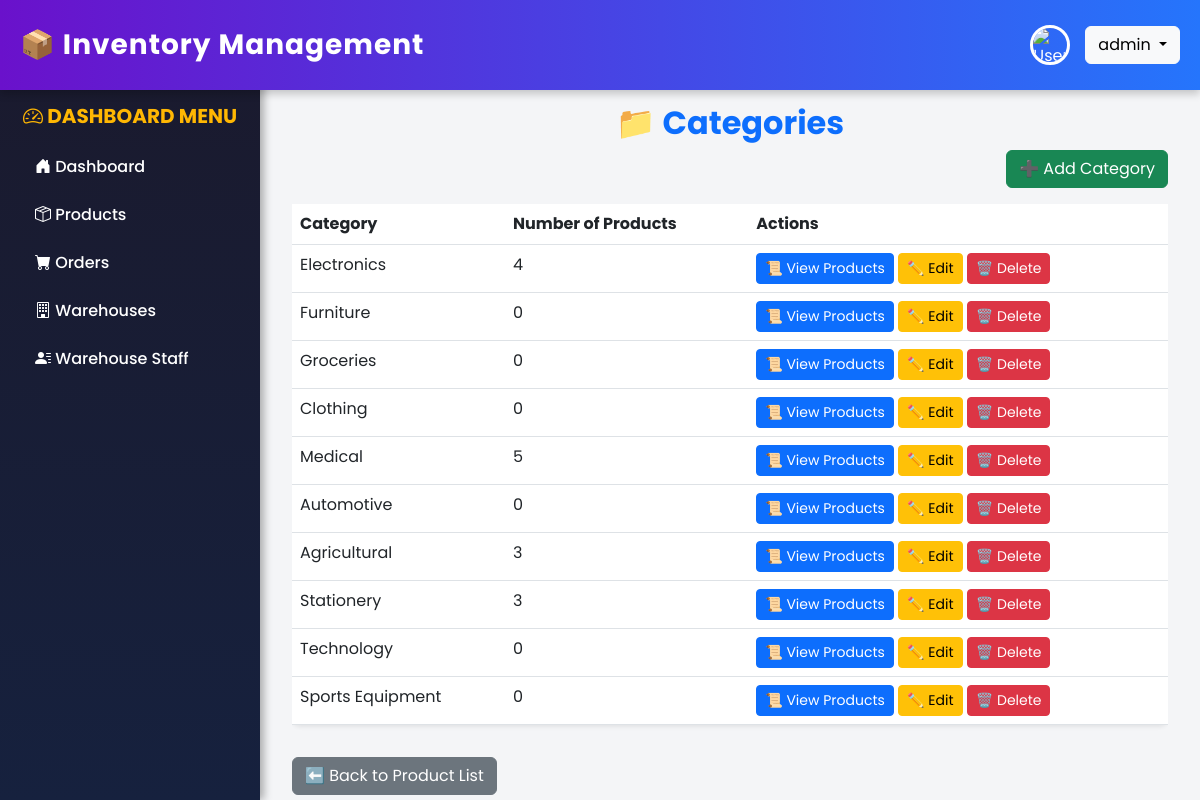
Page /categories/ (signed in) on the committed database.
### inventory/models.py (models this page shows, shortened)
class Category(models.Model):
    name = models.CharField(max_length=255, unique=True)

### inventory/views.py (the view)
# urls.py: path("categories/", views.category_list, name="category_list"),
def category_list(request):
    categories = Category.objects.annotate(product_count=Count("product"))
    return render(request, "inventory/category/category_list.html", {"categories": categories})

### inventory/templates/inventory/category/category_list.html
{% extends 'inventory/base.html' %} {% block content %}
<div class="container">
  <h2 class="mt-4 fw-bold text-primary text-center">📁 Categories</h2>
  <div class="d-flex justify-content-end mb-3">
    <a href="{% url 'inventory:add_category' %}" class="btn btn-success">
      ➕ Add Category
    </a>
  </div>
  <div class="table-responsive">
    <table class="table table-hover shadow-sm rounded-3">
      <thead
        class="text-white"
        style="background: linear-gradient(135deg, #6a11cb, #2575fc)"
      >
        <tr>
          <th>Category</th>
          <th>Number of Products</th>
          <th>Actions</th>
        </tr>
      </thead>
      <tbody>
        {% for category in categories %}
        <tr>
          <td>{{ category.name }}</td>
          <td>{{ category.product_count }}</td>
          <td>
            <a
              href="{% url 'inventory:category_products' category.id %}"
              class="btn btn-primary btn-sm"
            >
              📜 View Products
            </a>
            <a
              href="{% url 'inventory:edit_category' category.id %}"
              class="btn btn-warning btn-sm"
            >
              ✏️ Edit
            </a>
            <a
              href="{% url 'inventory:delete_category' category.id %}"
              class="btn btn-danger btn-sm"
            >
              🗑️ Delete
            </a>
          </td>
        </tr>
        {% empty %}
        <tr>
          <td colspan="3" class="text-center">No categories available.</td>
        </tr>
        {% endfor %}
      </tbody>
    </table>
  </div>
  <a href="{% url 'inventory:product_list' %}" class="btn btn-secondary mt-3">
    ⬅️ Back to Product List
  </a>
</div>
{% endblock %}

### inventory/templates/inventory/base.html (style rules this page uses)
body { font-family: "Poppins", sans-serif; display: flex; flex-direction: column; height: 100vh; overflow-x: hidden; background-color: #f4f5f7; }

### rows in the picture
Category: name "Electronics", product_count "4"
Category: name "Furniture", product_count "0"
Category: name "Groceries", product_count "0"
Category: name "Clothing", product_count "0"
Category: name "Medical", product_count "5"
Category: name "Automotive", product_count "0"
Category: name "Agricultural", product_count "3"
Category: name "Stationery", product_count "3"
Category: name "Technology", product_count "0"
Category: name "Sports Equipment", product_count "0"

### other values in the picture
{{ request.session.user_name }} "admin"
